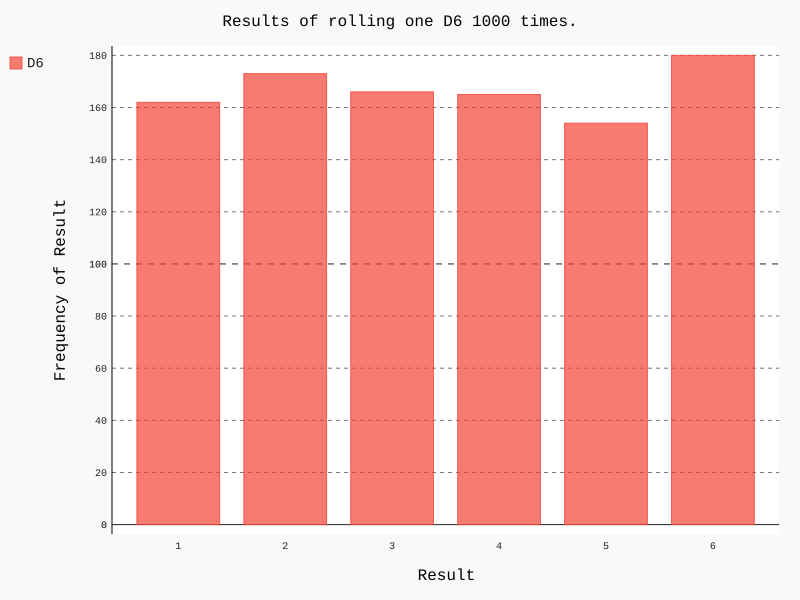

Here is the Python script that generated this plot:
import pygal
from die import Die
# Create a D6.
die = Die()

# Make some rolls, and store results in a list.
results = []
for roll_num in range(1000):
	result = die.roll()
	results.append(result)

# Analyze the results.
frequencies = []
for value in range(1, die.num_sides+1):
	frequency = results.count(value)
	frequencies.append(frequency)

# Visualize the results.
hist = pygal.Bar()
hist.title = "Results of rolling one D6 1000 times."

hist.x_labels = [label for label in range(1,die.num_sides+1)]
hist.x_title = "Result"
hist.y_title = "Frequency of Result"

hist.add('D6', frequencies)
hist.render_to_file('die_visual.svg')
